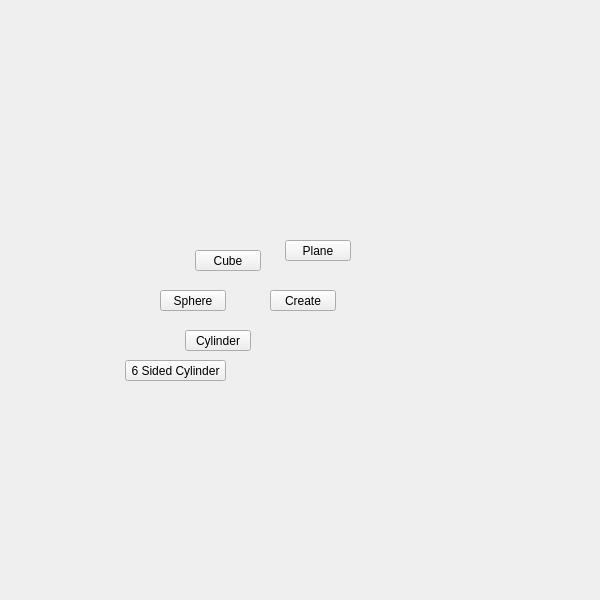
<?xml version="1.0" encoding="UTF-8"?>
<ui version="4.0">
 <class>QtUi</class>
 <widget class="QMainWindow" name="QtUi">
  <property name="enabled">
   <bool>true</bool>
  </property>
  <property name="geometry">
   <rect>
    <x>0</x>
    <y>0</y>
    <width>600</width>
    <height>600</height>
   </rect>
  </property>
  <property name="sizePolicy">
   <sizepolicy hsizetype="Ignored" vsizetype="Ignored">
    <horstretch>0</horstretch>
    <verstretch>0</verstretch>
   </sizepolicy>
  </property>
  <property name="minimumSize">
   <size>
    <width>0</width>
    <height>0</height>
   </size>
  </property>
  <property name="maximumSize">
   <size>
    <width>600</width>
    <height>600</height>
   </size>
  </property>
  <property name="cursor">
   <cursorShape>ArrowCursor</cursorShape>
  </property>
  <property name="windowTitle">
   <string>Toolkit</string>
  </property>
  <property name="whatsThis">
   <string>main</string>
  </property>
  <property name="toolButtonStyle">
   <enum>Qt::ToolButtonIconOnly</enum>
  </property>
  <property name="tabShape">
   <enum>QTabWidget::Triangular</enum>
  </property>
  <property name="dockNestingEnabled">
   <bool>true</bool>
  </property>
  <property name="dockOptions">
   <set>QMainWindow::AllowNestedDocks|QMainWindow::AllowTabbedDocks|QMainWindow::AnimatedDocks|QMainWindow::ForceTabbedDocks</set>
  </property>
  <widget class="QWidget" name="main_widget">
   <property name="sizePolicy">
    <sizepolicy hsizetype="Ignored" vsizetype="Ignored">
     <horstretch>0</horstretch>
     <verstretch>0</verstretch>
    </sizepolicy>
   </property>
   <widget class="QPushButton" name="i006">
    <property name="geometry">
     <rect>
      <x>270</x>
      <y>290</y>
      <width>66</width>
      <height>21</height>
     </rect>
    </property>
    <property name="minimumSize">
     <size>
      <width>0</width>
      <height>21</height>
     </size>
    </property>
    <property name="maximumSize">
     <size>
      <width>16777215</width>
      <height>21</height>
     </size>
    </property>
    <property name="whatsThis">
     <string>create</string>
    </property>
    <property name="text">
     <string>Create</string>
    </property>
   </widget>
   <widget class="QPushButton" name="b001">
    <property name="geometry">
     <rect>
      <x>195</x>
      <y>250</y>
      <width>66</width>
      <height>21</height>
     </rect>
    </property>
    <property name="minimumSize">
     <size>
      <width>0</width>
      <height>21</height>
     </size>
    </property>
    <property name="maximumSize">
     <size>
      <width>16777215</width>
      <height>21</height>
     </size>
    </property>
    <property name="whatsThis">
     <string/>
    </property>
    <property name="text">
     <string>Cube</string>
    </property>
   </widget>
   <widget class="QPushButton" name="b002">
    <property name="geometry">
     <rect>
      <x>160</x>
      <y>290</y>
      <width>66</width>
      <height>21</height>
     </rect>
    </property>
    <property name="minimumSize">
     <size>
      <width>0</width>
      <height>21</height>
     </size>
    </property>
    <property name="maximumSize">
     <size>
      <width>16777215</width>
      <height>21</height>
     </size>
    </property>
    <property name="whatsThis">
     <string/>
    </property>
    <property name="text">
     <string>Sphere</string>
    </property>
   </widget>
   <widget class="QPushButton" name="b003">
    <property name="geometry">
     <rect>
      <x>185</x>
      <y>330</y>
      <width>66</width>
      <height>21</height>
     </rect>
    </property>
    <property name="minimumSize">
     <size>
      <width>0</width>
      <height>21</height>
     </size>
    </property>
    <property name="maximumSize">
     <size>
      <width>16777215</width>
      <height>21</height>
     </size>
    </property>
    <property name="whatsThis">
     <string/>
    </property>
    <property name="text">
     <string>Cylinder</string>
    </property>
   </widget>
   <widget class="QPushButton" name="b004">
    <property name="geometry">
     <rect>
      <x>285</x>
      <y>240</y>
      <width>66</width>
      <height>21</height>
     </rect>
    </property>
    <property name="minimumSize">
     <size>
      <width>0</width>
      <height>21</height>
     </size>
    </property>
    <property name="maximumSize">
     <size>
      <width>16777215</width>
      <height>21</height>
     </size>
    </property>
    <property name="whatsThis">
     <string/>
    </property>
    <property name="text">
     <string>Plane</string>
    </property>
   </widget>
   <widget class="QPushButton" name="b005">
    <property name="geometry">
     <rect>
      <x>125</x>
      <y>360</y>
      <width>101</width>
      <height>21</height>
     </rect>
    </property>
    <property name="minimumSize">
     <size>
      <width>0</width>
      <height>21</height>
     </size>
    </property>
    <property name="maximumSize">
     <size>
      <width>16777215</width>
      <height>21</height>
     </size>
    </property>
    <property name="whatsThis">
     <string/>
    </property>
    <property name="text">
     <string>6 Sided Cylinder</string>
    </property>
   </widget>
  </widget>
 </widget>
 <resources/>
 <connections/>
 <designerdata>
  <property name="gridDeltaX">
   <number>5</number>
  </property>
  <property name="gridDeltaY">
   <number>10</number>
  </property>
  <property name="gridSnapX">
   <bool>true</bool>
  </property>
  <property name="gridSnapY">
   <bool>true</bool>
  </property>
  <property name="gridVisible">
   <bool>true</bool>
  </property>
 </designerdata>
</ui>
